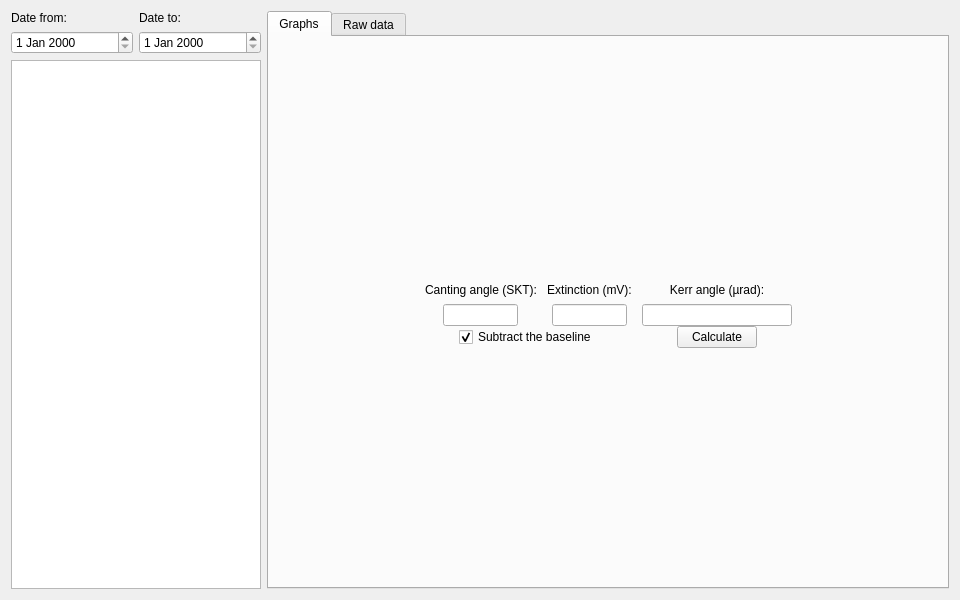
<?xml version="1.0" encoding="UTF-8"?>
<ui version="4.0">
 <class>Form</class>
 <widget class="QWidget" name="Form">
  <property name="geometry">
   <rect>
    <x>0</x>
    <y>0</y>
    <width>960</width>
    <height>600</height>
   </rect>
  </property>
  <property name="windowTitle">
   <string>Form</string>
  </property>
  <layout class="QHBoxLayout" name="horizontalLayout_2">
   <item>
    <layout class="QVBoxLayout" name="lyt_history">
     <item>
      <layout class="QGridLayout" name="lyt_dates">
       <property name="topMargin">
        <number>0</number>
       </property>
       <item row="0" column="1">
        <widget class="QLabel" name="lbl_to">
         <property name="text">
          <string>Date to:</string>
         </property>
        </widget>
       </item>
       <item row="0" column="0">
        <widget class="QLabel" name="lbl_from">
         <property name="text">
          <string>Date from:</string>
         </property>
        </widget>
       </item>
       <item row="1" column="0">
        <widget class="QDateEdit" name="dt_from"/>
       </item>
       <item row="1" column="1">
        <widget class="QDateEdit" name="dt_to"/>
       </item>
      </layout>
     </item>
     <item>
      <widget class="QListView" name="lst_history">
       <property name="sizePolicy">
        <sizepolicy hsizetype="Minimum" vsizetype="Expanding">
         <horstretch>0</horstretch>
         <verstretch>0</verstretch>
        </sizepolicy>
       </property>
       <property name="minimumSize">
        <size>
         <width>250</width>
         <height>0</height>
        </size>
       </property>
       <property name="maximumSize">
        <size>
         <width>250</width>
         <height>16777215</height>
        </size>
       </property>
      </widget>
     </item>
    </layout>
   </item>
   <item>
    <widget class="QTabWidget" name="tabWidget">
     <property name="currentIndex">
      <number>0</number>
     </property>
     <widget class="QWidget" name="tab_0">
      <attribute name="title">
       <string>Graphs</string>
      </attribute>
      <layout class="QVBoxLayout" name="verticalLayout_4">
       <property name="spacing">
        <number>0</number>
       </property>
       <property name="leftMargin">
        <number>0</number>
       </property>
       <property name="topMargin">
        <number>0</number>
       </property>
       <property name="rightMargin">
        <number>0</number>
       </property>
       <property name="bottomMargin">
        <number>0</number>
       </property>
       <item>
        <layout class="QVBoxLayout" name="lyt_plot_IntvB"/>
       </item>
       <item>
        <layout class="QGridLayout" name="lyt_kerr">
         <property name="leftMargin">
          <number>0</number>
         </property>
         <property name="topMargin">
          <number>0</number>
         </property>
         <property name="rightMargin">
          <number>0</number>
         </property>
         <property name="bottomMargin">
          <number>0</number>
         </property>
         <item row="0" column="1">
          <widget class="QLabel" name="lbl_canting_angle">
           <property name="sizePolicy">
            <sizepolicy hsizetype="Minimum" vsizetype="Minimum">
             <horstretch>0</horstretch>
             <verstretch>0</verstretch>
            </sizepolicy>
           </property>
           <property name="maximumSize">
            <size>
             <width>16777215</width>
             <height>30</height>
            </size>
           </property>
           <property name="text">
            <string>Canting angle (SKT):</string>
           </property>
           <property name="alignment">
            <set>Qt::AlignCenter</set>
           </property>
           <property name="wordWrap">
            <bool>false</bool>
           </property>
          </widget>
         </item>
         <item row="0" column="3">
          <widget class="QLabel" name="lbl_extinction">
           <property name="sizePolicy">
            <sizepolicy hsizetype="Minimum" vsizetype="Minimum">
             <horstretch>0</horstretch>
             <verstretch>0</verstretch>
            </sizepolicy>
           </property>
           <property name="maximumSize">
            <size>
             <width>16777215</width>
             <height>30</height>
            </size>
           </property>
           <property name="text">
            <string>Extinction (mV):</string>
           </property>
           <property name="alignment">
            <set>Qt::AlignCenter</set>
           </property>
           <property name="wordWrap">
            <bool>false</bool>
           </property>
          </widget>
         </item>
         <item row="2" column="1" colspan="3" alignment="Qt::AlignHCenter">
          <widget class="QCheckBox" name="chk_subtract_baseline">
           <property name="text">
            <string>Subtract the baseline</string>
           </property>
           <property name="checked">
            <bool>true</bool>
           </property>
          </widget>
         </item>
         <item row="1" column="3" alignment="Qt::AlignCenter">
          <widget class="QLineEdit" name="ln_extinction">
           <property name="minimumSize">
            <size>
             <width>75</width>
             <height>0</height>
            </size>
           </property>
           <property name="maximumSize">
            <size>
             <width>75</width>
             <height>16777215</height>
            </size>
           </property>
           <property name="alignment">
            <set>Qt::AlignCenter</set>
           </property>
          </widget>
         </item>
         <item row="1" column="2">
          <spacer name="spcr_2">
           <property name="orientation">
            <enum>Qt::Horizontal</enum>
           </property>
           <property name="sizeType">
            <enum>QSizePolicy::Preferred</enum>
           </property>
           <property name="sizeHint" stdset="0">
            <size>
             <width>10</width>
             <height>20</height>
            </size>
           </property>
          </spacer>
         </item>
         <item row="1" column="1" alignment="Qt::AlignCenter">
          <widget class="QLineEdit" name="ln_canting_angle">
           <property name="minimumSize">
            <size>
             <width>75</width>
             <height>0</height>
            </size>
           </property>
           <property name="maximumSize">
            <size>
             <width>75</width>
             <height>16777215</height>
            </size>
           </property>
           <property name="layoutDirection">
            <enum>Qt::LeftToRight</enum>
           </property>
           <property name="text">
            <string/>
           </property>
           <property name="alignment">
            <set>Qt::AlignCenter</set>
           </property>
          </widget>
         </item>
         <item row="1" column="4">
          <spacer name="spcr_3">
           <property name="orientation">
            <enum>Qt::Horizontal</enum>
           </property>
           <property name="sizeType">
            <enum>QSizePolicy::Preferred</enum>
           </property>
           <property name="sizeHint" stdset="0">
            <size>
             <width>10</width>
             <height>20</height>
            </size>
           </property>
          </spacer>
         </item>
         <item row="0" column="5">
          <widget class="QLabel" name="lbl_kerr">
           <property name="sizePolicy">
            <sizepolicy hsizetype="Minimum" vsizetype="Minimum">
             <horstretch>0</horstretch>
             <verstretch>0</verstretch>
            </sizepolicy>
           </property>
           <property name="maximumSize">
            <size>
             <width>16777215</width>
             <height>30</height>
            </size>
           </property>
           <property name="text">
            <string>Kerr angle (µrad):</string>
           </property>
           <property name="alignment">
            <set>Qt::AlignCenter</set>
           </property>
           <property name="wordWrap">
            <bool>false</bool>
           </property>
          </widget>
         </item>
         <item row="0" column="0" rowspan="3">
          <spacer name="spcr_1">
           <property name="orientation">
            <enum>Qt::Horizontal</enum>
           </property>
           <property name="sizeType">
            <enum>QSizePolicy::Expanding</enum>
           </property>
           <property name="sizeHint" stdset="0">
            <size>
             <width>40</width>
             <height>20</height>
            </size>
           </property>
          </spacer>
         </item>
         <item row="2" column="5" alignment="Qt::AlignCenter">
          <widget class="QPushButton" name="btn_calc">
           <property name="minimumSize">
            <size>
             <width>75</width>
             <height>0</height>
            </size>
           </property>
           <property name="maximumSize">
            <size>
             <width>100</width>
             <height>16777215</height>
            </size>
           </property>
           <property name="text">
            <string>Calculate</string>
           </property>
          </widget>
         </item>
         <item row="0" column="6" rowspan="3">
          <spacer name="spcr_4">
           <property name="orientation">
            <enum>Qt::Horizontal</enum>
           </property>
           <property name="sizeType">
            <enum>QSizePolicy::Expanding</enum>
           </property>
           <property name="sizeHint" stdset="0">
            <size>
             <width>40</width>
             <height>20</height>
            </size>
           </property>
          </spacer>
         </item>
         <item row="1" column="5" alignment="Qt::AlignHCenter">
          <widget class="QLineEdit" name="ln_kerr">
           <property name="minimumSize">
            <size>
             <width>150</width>
             <height>0</height>
            </size>
           </property>
           <property name="maximumSize">
            <size>
             <width>150</width>
             <height>16777215</height>
            </size>
           </property>
           <property name="alignment">
            <set>Qt::AlignCenter</set>
           </property>
           <property name="readOnly">
            <bool>true</bool>
           </property>
          </widget>
         </item>
        </layout>
       </item>
       <item>
        <layout class="QVBoxLayout" name="lyt_plot_EvB"/>
       </item>
      </layout>
     </widget>
     <widget class="QWidget" name="tab_1">
      <attribute name="title">
       <string>Raw data</string>
      </attribute>
      <layout class="QVBoxLayout" name="verticalLayout_6">
       <property name="spacing">
        <number>0</number>
       </property>
       <property name="leftMargin">
        <number>10</number>
       </property>
       <property name="topMargin">
        <number>10</number>
       </property>
       <property name="rightMargin">
        <number>10</number>
       </property>
       <property name="bottomMargin">
        <number>10</number>
       </property>
       <item>
        <widget class="QPlainTextEdit" name="txt_rawdata"/>
       </item>
      </layout>
     </widget>
    </widget>
   </item>
  </layout>
 </widget>
 <resources/>
 <connections/>
</ui>
